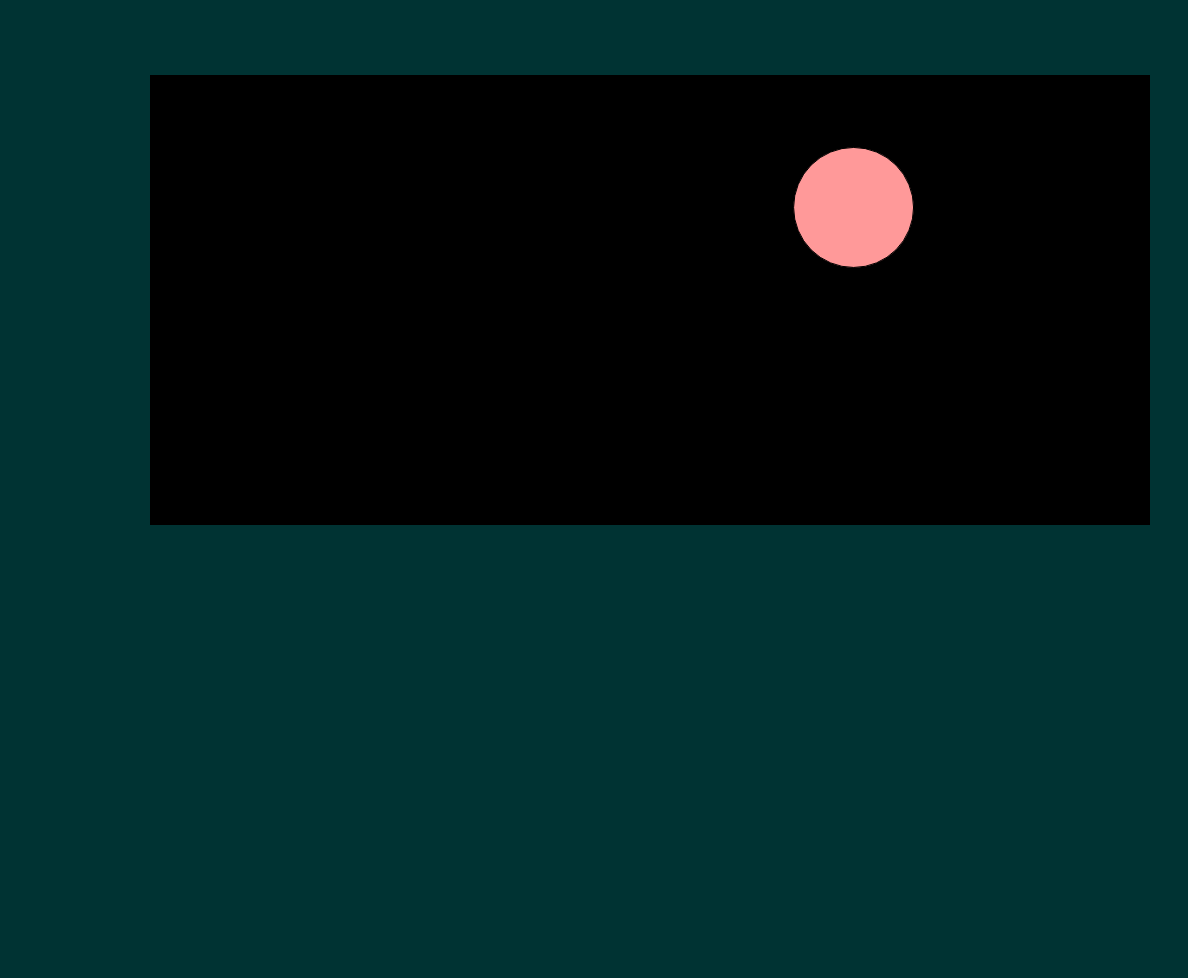
Frame 1 (no input)
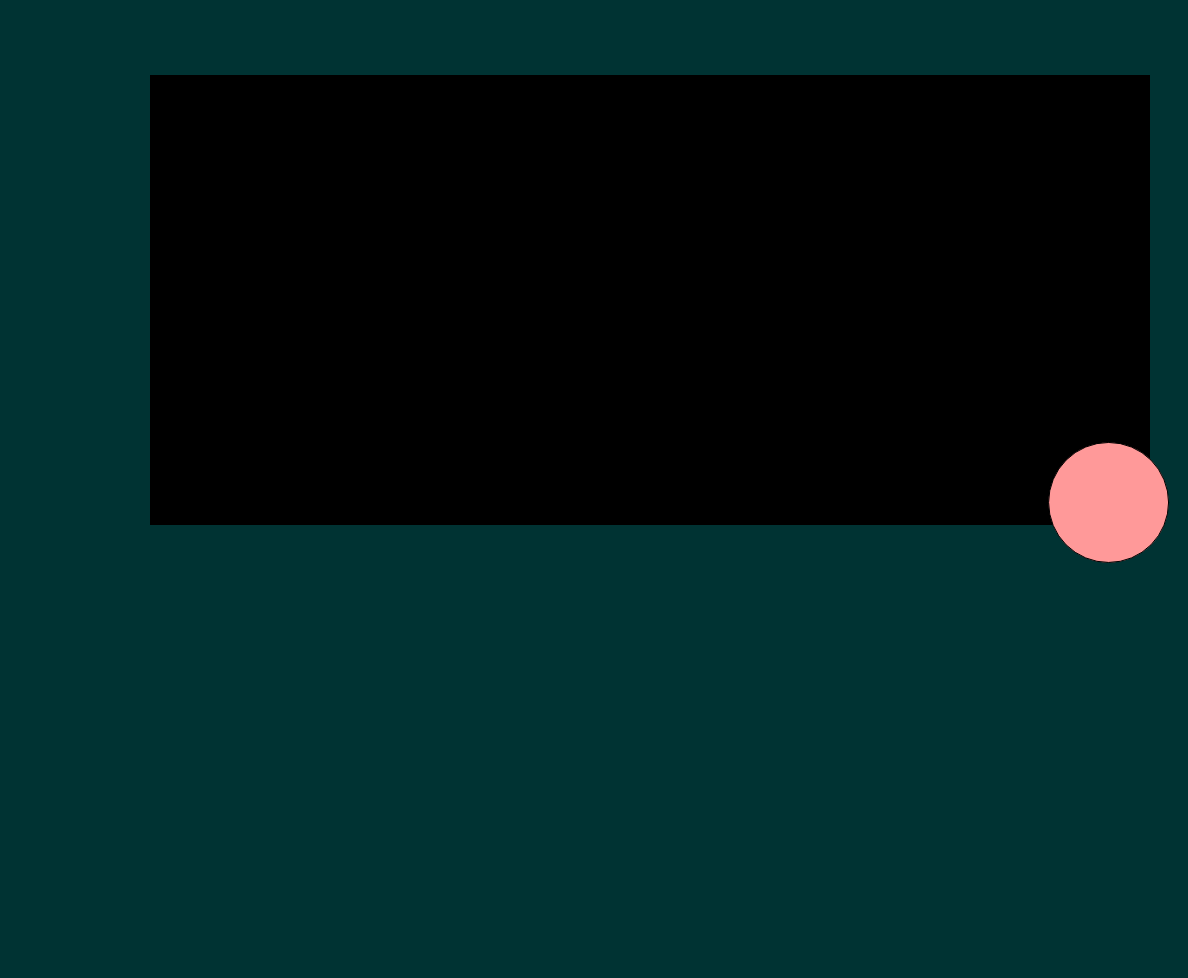
Frame 60 (no input)
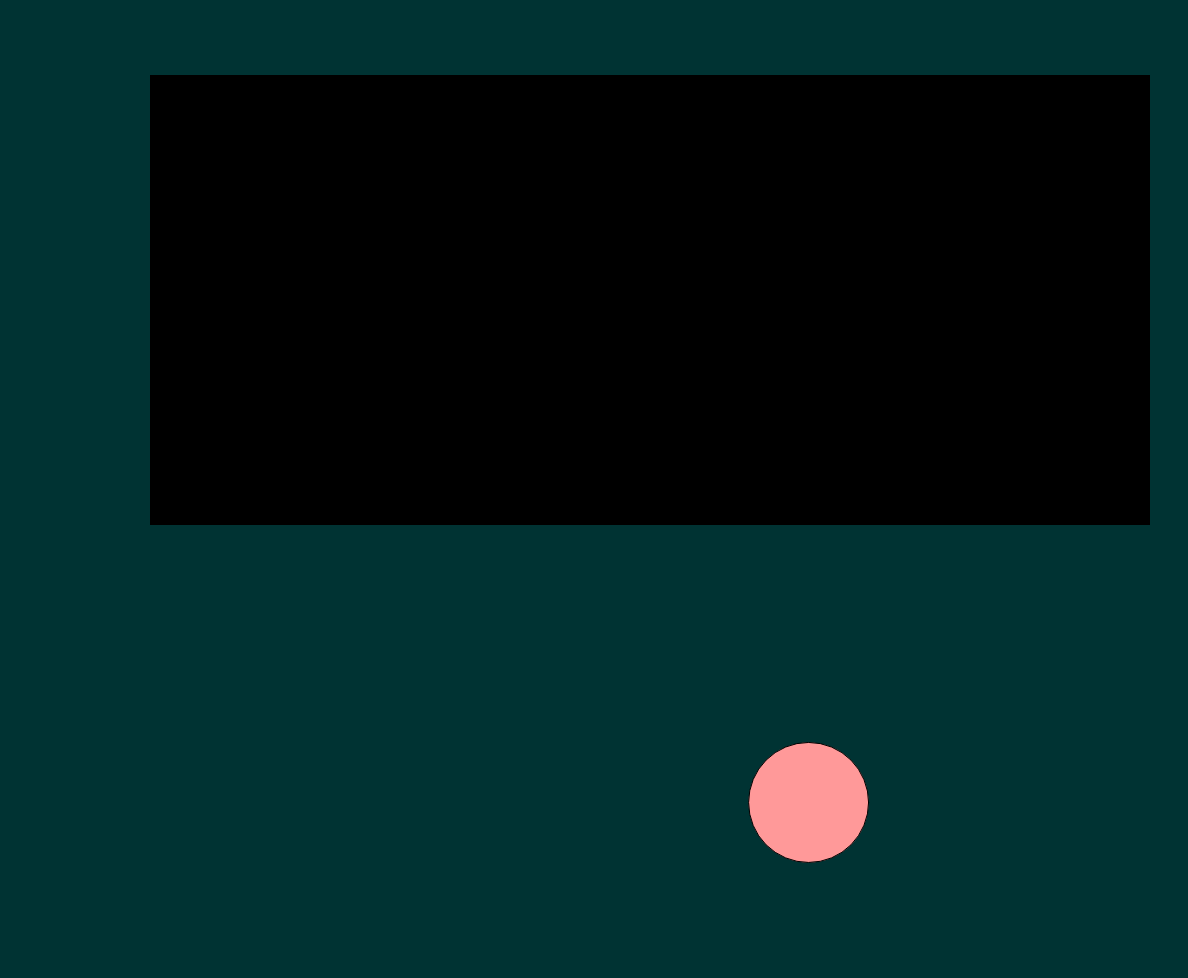
Frame 120 (the mouse pressed at the canvas centre since frame 60)

The p5.js sketch that drew these frames (run headless with seeded random() and noise() and a simulated clock; from frame 60 on, the mouse is pressed at the canvas centre):

// p5.js sketch
// ── sketch.js
//El poema busca retratar nuestra constante búsqueda de las cosas.
//Nosotros estamos dentro de un marco que es nuestra realidad, es en lo que existimos.
//No obstante, siempre estamos en una búsqueda de un algo (el sentido de la vida, nuestros anhelos)
//Nos movemos dentro de ese marco que es nuestra realidad, tratando de conseguir esos deseos, pero casi
//siempre se nos escapan las cosas. Las vemos cerca, al momento de conseguirlar, pero por azares del 
//del destino termina llendose nuevamente. La bola blanca somos nosotros, dentro de la realidad; la bola
//rosa los deseos, va y viene y cuando está muy cerca se aleja. Asimismo, no podemos salir de nuestra
//realidad para acercanos más a nuestro sueños. Con lo que la bola blanca desparece de su marco de referencia

//Para poder interactuar, se deben utilizar las flechas del teclado. 
// LEER ESTO: Sería bueno poner esas indicaciones en algún lado.
let c2x;
let c2y;
let d;
let dirx = 1;
let diry = 1;
let vel = 5;
let rad = 60;
let valt;
let pg;
let x1 = 100;
let y1 = 100;

function setup() {
  createCanvas(windowWidth-12, windowHeight-22); // cuando asignamos al canvas el tamaño del navegador, parece que lo hace un poco más grande, razón por la cual cuando usamos las flechas movemos un poco todo el canvas. Y este efecto se percibe como un error. Para esto, una solución es hacer que el width y el height sean un poquito más pequeños que el windowWidth y el windowHeight, respectivamente.
  c2x = random(width);
  c2y = random(height); 
  ellipseMode(RADIUS);
  pg = createGraphics(1000, 450);
}

function draw() {

  c2x = c2x + (vel * dirx);
  c2y = c2y + (vel * diry);

  //movimiento del personaje principal
  fill(255, 0, 0);
  if (keyIsDown(LEFT_ARROW)) {
    x1 -= 5;
  }
  if (keyIsDown(RIGHT_ARROW)) {
    x1 += 5;
  }

  if (keyIsDown(UP_ARROW)) {
    y1 -= 5;
  }

  if (keyIsDown(DOWN_ARROW)) {
    y1 += 5;
  }
  //clear(); // ¿Cómo está influyendo clear()?
  background(0, 51, 51);

  //personaje principal dentro de su marco de referencia
  pg.background('black');
  pg.fill('white');
  pg.ellipse(x1 - 150, y1 - 75, 100, 100);
  image(pg, 150, 75);

  //calculo para determinar la cercanía entre personaje y sueños
  d = dist(x1, y1, c2x, c2y);
  //valt = map(d, 0, 4000, 100, 5);
  valt = 20; // solo aumentando el valor de valt se puede generar un efecto similar, porque a fin de cuentas lo que se hace es que se incremente la velocidad si está cerca
  
  console.log(d);

  //condiciones de cercanía y lejania
  if (d <= 90){
    vel = valt/0.5;
    dir = -1;
  }
  else{
    vel = 5;
  }

  //condiciones para que la bola de los sueños rebote
  if (c2x > width - rad || c2x < rad){
    dirx *= -1;
  }

  if (c2y > height - rad || c2y < rad){
    diry *= -1;
  }

  //Representaciones de los sueños
  fill(255, 153, 153);
  ellipse(c2x, c2y, rad, rad);

  //Condiciones para que la bola de los sueños no salga de la pantalla
  if (c2y < 0 || c2y > height){
    c2y = 200;
    c2x = 200;
  }

  if (c2x < 0 || c2x > width){
    c2y = 200;
    c2x = 200;
  }
}
